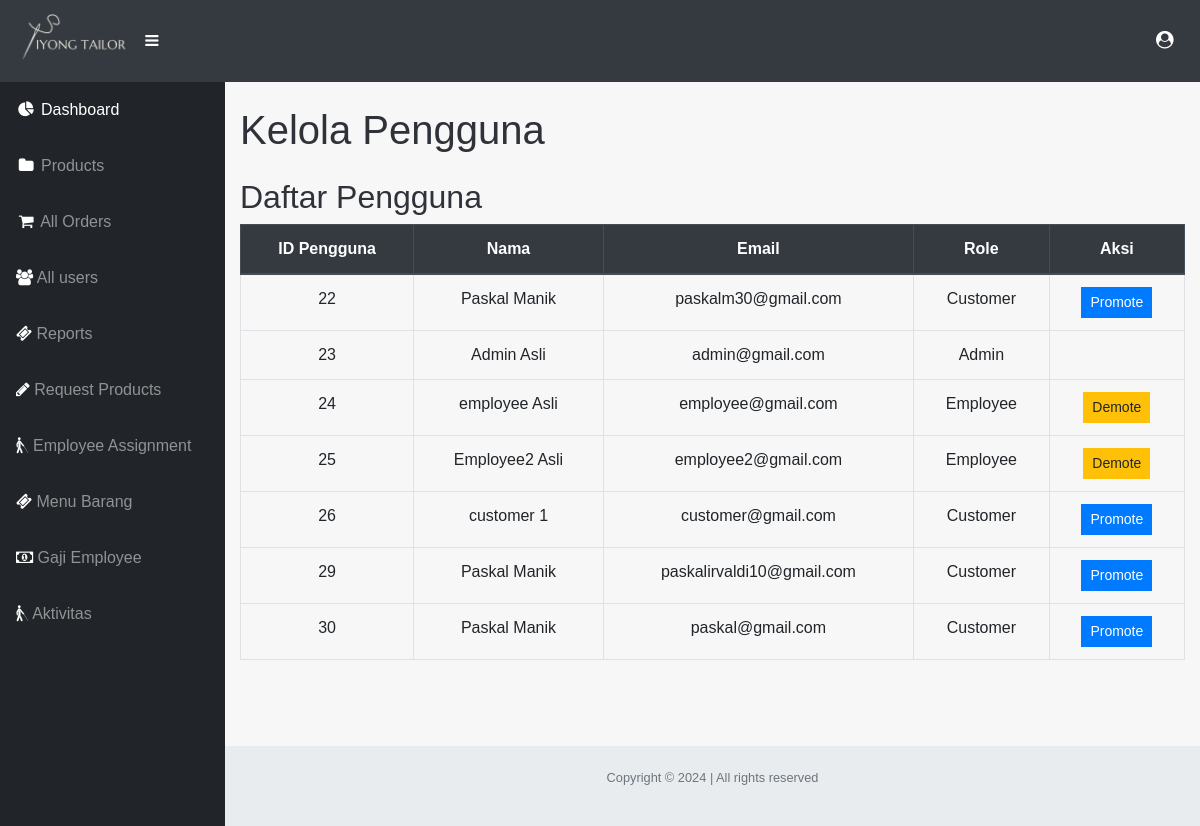
/admin/promote_role.php, run on the app's committed database.
### tables this page shows
CREATE TABLE `users` (
  `user_id` int(11) NOT NULL,
  `firstname` varchar(100) NOT NULL,
  `lastname` varchar(100) NOT NULL,
  `email` varchar(150) NOT NULL,
  `contact_no` varchar(30) DEFAULT NULL,
  `role` enum('customer','admin','employee') NOT NULL DEFAULT 'customer',
  `password` varchar(255) NOT NULL,
  `is_verified` tinyint(1) DEFAULT 0,
  `verification_code` varchar(100) NOT NULL,
  `created_at` timestamp NOT NULL DEFAULT current_timestamp(),
  `updated_at` timestamp NOT NULL DEFAULT current_timestamp() ON UPDATE current_timestamp()
);

### admin/promote_role.php (the view, shortened to what this page needs)
<?php
include './inc/db_connect.php';
include './inc/header.php';
include './inc/sidebar.php';
$user_query = "SELECT * FROM users ORDER BY user_id ASC";
$result = mysqli_query($conn, $user_query);
?>
<div class="container my-4">
    <h1 class="mb-4">Kelola Pengguna</h1>
    <h2>Daftar Pengguna</h2>
    <table class="table table-bordered">
        <thead class="thead-dark">
            <tr>
                <th>ID Pengguna</th>
                <th>Nama</th>
                <th>Email</th>
                <th>Role</th>
                <th>Aksi</th>
            </tr>
        </thead>
        <tbody>
            <?php while ($row = mysqli_fetch_assoc($result)) { ?>
                <tr>
                    <td><?php echo $row['user_id']; ?></td>
                    <td><?php echo $row['firstname'].' '.$row['lastname']; ?></td>
                    <td><?php echo $row['email']; ?></td>
                    <td><?php echo ucfirst($row['role']); ?></td>
                    <td>
                        <form action="" method="POST" class="d-inline">
                            <?php if ($row['role'] == 'customer') { ?>
                                <button type="submit" name="change_role" class="btn btn-primary btn-sm">Promote</button>
                            <?php } elseif ($row['role'] == 'employee') { ?>
                                <button type="submit" name="change_role" class="btn btn-warning btn-sm">Demote</button>
                            <?php } ?>
                        </form>
                    </td>
                </tr>
            <?php } ?>
        </tbody>
    </table>
</div>
<?php
include './inc/footer.php';
?>

### css/styles.css (style rules this page uses)
body { background-color: #F7F7F7; color:#30323A; font-family: 'Titillium Web', sans-serif; }
.btn { border-radius: 0; }
a, a img ,.product, div { outline : none !important; }

### data on the page
users: user_id "22", firstname "Paskal", lastname "Manik", email "paskalm30@gmail.com", role "Customer", shows "Promote"
users: user_id "23", firstname "Admin", lastname "Asli", email "admin@gmail.com", role "Admin"
users: user_id "24", firstname "employee", lastname "Asli", email "employee@gmail.com", role "Employee", shows "Demote"
users: user_id "25", firstname "Employee2", lastname "Asli", email "employee2@gmail.com", role "Employee", shows "Demote"
users: user_id "26", firstname "customer", lastname "1", email "customer@gmail.com", role "Customer", shows "Promote"
users: user_id "29", firstname "Paskal", lastname "Manik", email "paskalirvaldi10@gmail.com", role "Customer", shows "Promote"
users: user_id "30", firstname "Paskal", lastname "Manik", email "paskal@gmail.com", role "Customer", shows "Promote"
